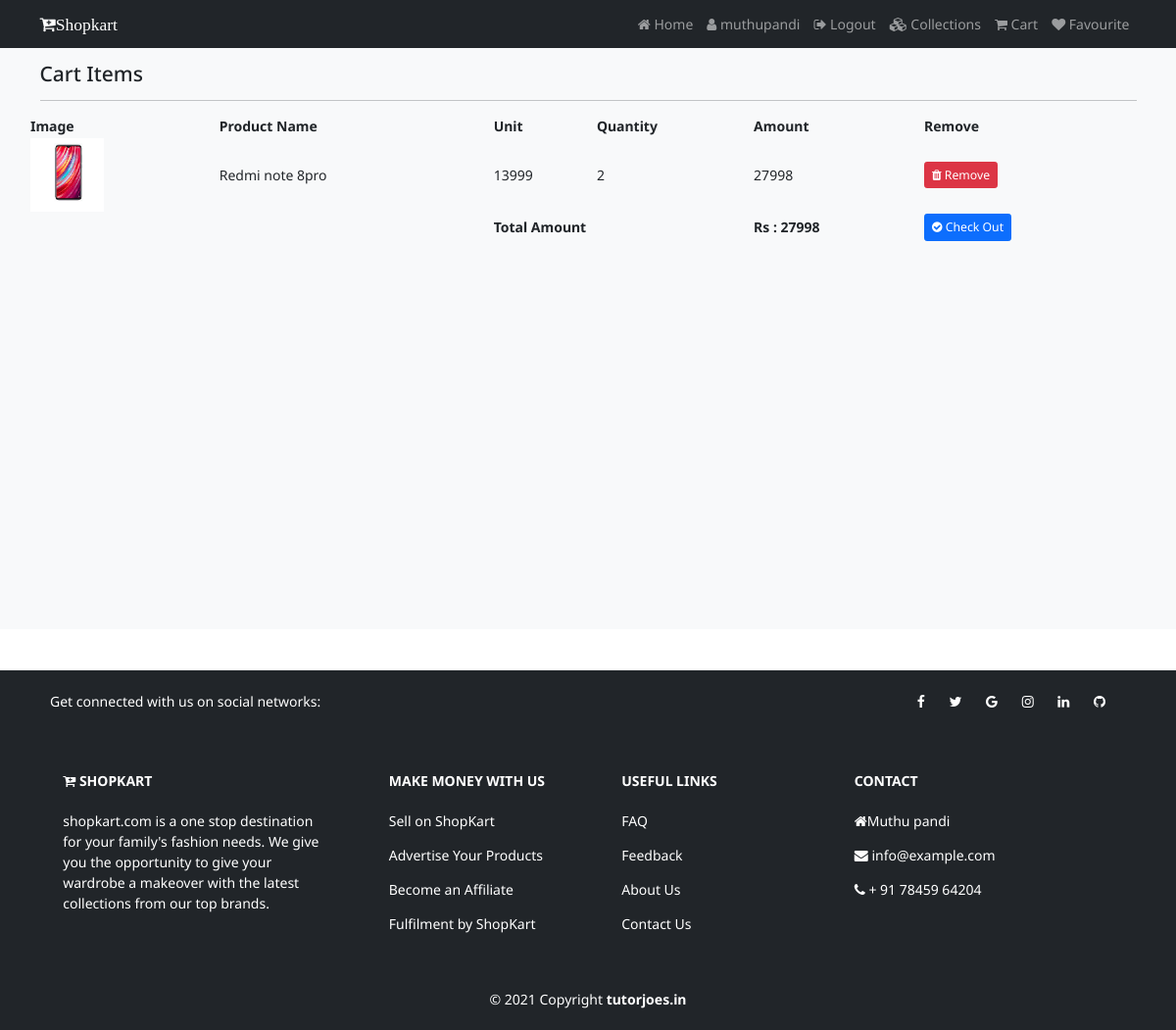
The app's page /cart (signed in) with its own data.
### shop/models.py (models this page shows, shortened)
class Cart(models.Model):
  user=models.ForeignKey(User,on_delete=models.CASCADE,null=True,blank=True)
  product=models.ForeignKey(Product,on_delete=models.CASCADE,null=True,blank=True)
  product_qty=models.IntegerField(null=False,blank=False)
  created_at=models.DateTimeField(auto_now_add=True)
  @property
  def total_cost(self):
      return self.product_qty * self.product.selling_price

class Product(models.Model):
    category = models.ForeignKey(Category,on_delete=models.CASCADE)
    name = models.CharField(max_length=50)
    vendor = models.CharField(max_length=50,null=False,blank=False)
    product_image = models.ImageField(upload_to=getFileName,null=True,blank=True)
    quantity = models.IntegerField(null=False,blank=False)
    original_price = models.FloatField(null=False,blank=False)
    selling_price = models.FloatField(null=False,blank=False)
    description = models.TextField(max_length=500)
    status = models.BooleanField(default=False,help_text="0-show,1-Hidden")
    trending = models.BooleanField(default=False,help_text="0-default,1-Trending")
    created_at = models.DateTimeField(auto_now_add=True)

### shop/views.py (the view)
# urls.py: path('cart', views.cart_page, name="cart"),
def cart_page(request):
    if request.user.is_authenticated:
        cart=Cart.objects.filter(user=request.user)
        return render(request,"shop/cart.html",{"cart":cart})
    else:
        return redirect("/")

### shop/templates/shop/cart.html (shortened to what this page needs)
{% extends 'shop/layouts/main.html' %}
{% block content %}
  <section class="bg-light py-4 my-5" style="min-height:600px;">
    <div class="container">
      <div class="row">
        <div class="col-12">
          <h4 class="mb-3">Cart  Items</h4>
          <hr style="border-color:#b8bfc2;">
        </div>
        <table>
            <tr>
                <th>Image</th>
                <th>Product Name</th>
                <th>Unit</th>
                <th>Quantity</th>
                <th>Amount</th>
                <th>Remove</th>
            </tr>
            {% for item in cart %}
           <tr>
              <td><img src="{{item.product.product_image.url}}" height="75px" alt="{{item.product.name}}"></td>
              <td>{{item.product.name}}</td>
              <td>{{item.product.selling_price | stringformat:'d'}}</td>
              <td>{{item.product_qty}}</td>
              <td class="amt">{{item.total_cost | stringformat:'d'}}</td>
              <td><a href="{% url 'remove_cart' item.id %}"  onclick="return confirm('Are you sure? to Remove')"  class="btn btn-danger btn-sm"><i class="fa fa-trash"></i> Remove</a></td>
            </tr>
            {% endfor %}
            <tr>
              <td></td>
              <td></td>
              <td colspan="2"><b>Total Amount</b></td>
              <th id="net">0</th>
              <td><button class="btn btn-primary btn-sm">
                <i class="fa fa-check-circle"></i> Check Out
              </button></td>
            </tr>
        </table>
      </div>
      </div>
  </section>
{% endblock content %}

### shop/templates/shop/inc/navbar.html (shortened to what this page needs)
<nav class="navbar navbar-expand-lg navbar-dark bg-dark fixed-top">
  <div class="container">
    <a class="navbar-brand" href="{% url 'home' %}"><i class="fa fa-cart-plus">Shopkart</i></a>
    <div class="collapse navbar-collapse" id="navbarNavAltMarkup">
      <div class="navbar-nav ms-auto">
          <a class="nav-link" aria-current="page" href="{% url 'home' %}"><i class="fa fa-home"></i> Home</a>
        {% if request.user.is_authenticated %}
          <a class="nav-link" aria-current="page" href="#"><i class="fa fa-user"></i> {{request.user}}</a>
          <a class="nav-link" aria-current="page" href="{% url 'logout' %}"><i class="fa fa-sign-out"></i> Logout</a>
        {% else %}
          <a class="nav-link" href="{% url 'login' %}"><i class="fa fa-sign-in"></i> Login</a>
          <a class="nav-link" href="{% url 'register' %}"><i class="fa fa-users"></i> Register</a>
        {% endif %}
          <a class="nav-link" href="{% url 'collections' %}"><i class="fa fa-cubes"></i> Collections</a>
          <a class="nav-link" href="{% url 'cart' %}"><i class="fa fa-shopping-cart"></i> Cart</a>
          <a class="nav-link" href="{% url 'favviewpage' %}"><i class="fa fa-heart"></i> Favourite</a>
      </div>
    </div>
  </div>
</nav>

### static/css/style.css (style rules this page uses)
html { font-size: 14px; }
body { font-family: 'Noto Sans', sans-serif; }
a { text-decoration: none; }

### records on screen
Cart: product.product_image (picture), product.name "Redmi note 8pro", product.selling_price "13999", product_qty "2", total_cost "27998"

### other values on screen
{{ request.user }} "muthupandi"
